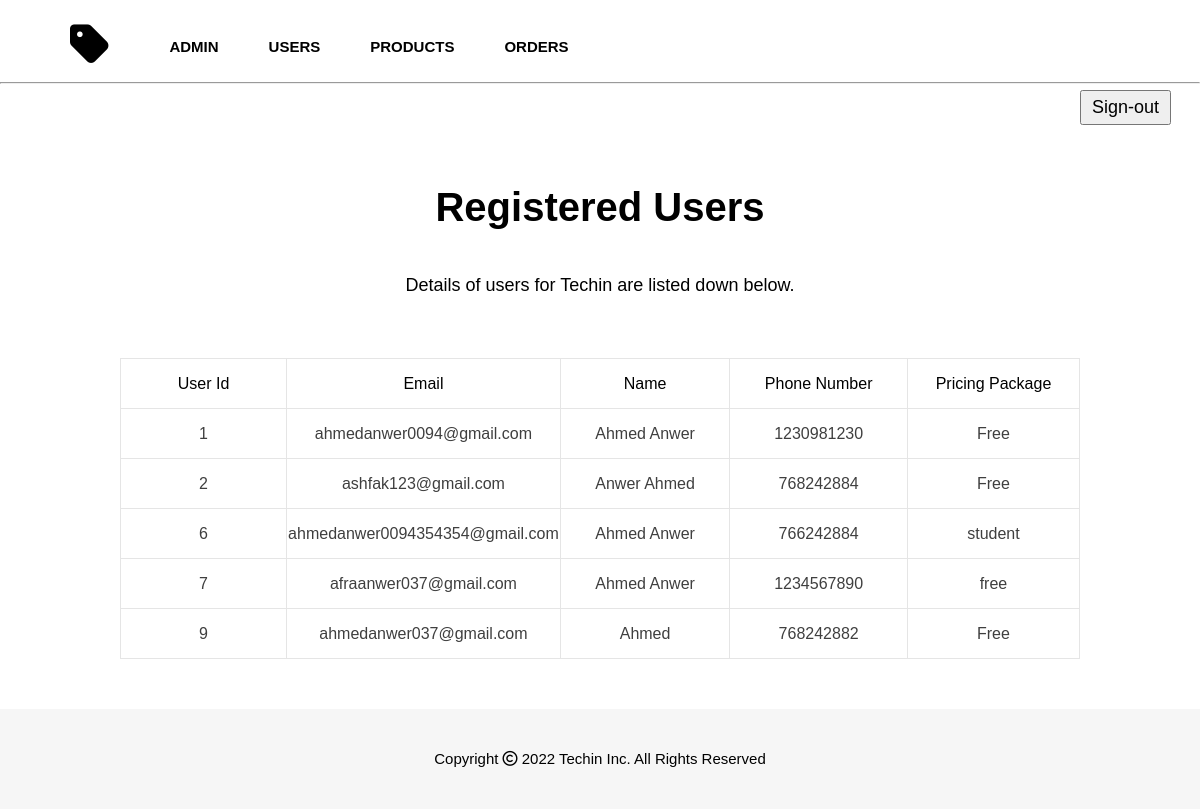
The app's page /Admin/users.php (signed in) with its own data.
### tables this page shows
CREATE TABLE `user` (
  `userID` int(11) NOT NULL,
  `email` text NOT NULL,
  `name` text NOT NULL,
  `password` text NOT NULL,
  `phone` int(10) NOT NULL,
  `pricing` text NOT NULL,
  `image` varchar(200) NOT NULL
);

### Admin/users.php (the view, shortened to what this page needs)
<?php  include("log.php");
?>
<!DOCTYPE html>
<html lang="en">
<head>
    <link rel="stylesheet" href="style.css" type="text/css">
    <link rel="stylesheet" href="https://cdnjs.cloudflare.com/ajax/libs/font-awesome/6.1.2/css/all.min.css" />
</head>
    <body >
        <div class="navbar">
            <div class="navbar-left">
                <a href="home.php" class="brand-logo">
                    <div>
                        <i class="fa-solid fa-tag"></i>
                    </div>
                </a>
                <a href="home.php" >
                    <div>Admin</div>
                </a>
                <a href="users.php" >
                    <div>Users</div>
                </a>
                <a href="product.php">
                    <div>Products</div>
                </a>
                <a href="order.php">
                    <div>Orders</div>
                </a>
            </div>
            <hr>
        </div>
        <div class="sign-out">
                <form action="signout.php" method="POST">
                    <button name="signOut" class="signO"> Sign-out</button>
                </form>
        </div>
        <div class="admin" >
            <div class="admin-top">
                <h1>Registered Users</h1> <br>
            </div>
            <div class="admin-des">
                Details of users for Techin are listed down below.
            </div>
            <table class="table" border="">
                <tr>
                    <td class="tabled1">User Id</td>
                    <td>Email</td>
                    <td>Name</td>
                    <td>Phone Number</td>
                    <td>Pricing Package</td>
                </tr>
                <?php
                    $result =mysqli_query($connect, "SELECT * FROM user");
                    while($row = mysqli_fetch_array($result)){ ?>
                        <tr class="lists">
                            <td class="tabled1"><?php echo $row['userID']?></td>
                            <td><?php echo $row['email']?></td>
                            <td> <?php echo $row['name']?></td>
                            <td> <?php echo $row['phone']?></td>
                            <td> <?php echo $row['pricing']?></td>
                        </tr>
                <?php  } ?>
            </table>
        </div>
        <div class="footer">
            <p class="copyright" style="line-height:20px;">
                Copyright <i class="fa-regular fa-copyright"></i> 2022 Techin Inc. All Rights Reserved
            </p>
        </div>
    </body>
</html>

### Admin/style.css (style rules this page uses)
* { margin: 0; box-sizing: border-box; }
body { background-color: #242424; padding: auto; width: 100%; height: 100%; background-color:rgb(255, 255, 255); }
a { color: #000000; text-decoration: none; }
.navbar { padding-top: 20px; width: 100%; font-family: "Clarkson",Helvetica,sans-serif; height: 80px; font-size: 14px; }
.brand-logo { padding-right: 10px ; color:black; font-size: 45px; text-decoration: none; }
.navbar-left { padding-left: 20px; font-size: 15px; display: flex; align-items: center ; text-transform: uppercase; align-items: left ; font-weight: 500; }
.navbar hr { margin-top: 10px; }
.navbar-left div { padding-left: 50px; font-weight: 700; }
.sign-out { padding-top: 10px; margin-left: 90%; }
.signO { padding: 5px 10px; font-size: 18px; }
.footer { font-size: 15px; padding-top: 40px; text-align: center; height: 100px; font-family: "Clarkson",Helvetica,sans-serif; background-color: rgb(246, 246, 246); }
.admin { padding-top: 10px; font-family: "Clarkson",Helvetica,sans-serif; text-align: center; }
.admin-top { padding-top: 50px; font-family: "Clarkson",Helvetica,sans-serif; font-size: 20px; font-weight: 500; }
.admin-des { margin-left: auto; margin-right: auto; padding-top: 10px; line-height: 45px; font-size:18px ; }
.table { margin: 50px 0; width: 80%; padding-top: 30px; border-color: #e5e5e5; border-collapse: collapse; font-family: "Clarkson",Helvetica,sans-serif; border-collapse: collapse; text-align: center; margin-left: auto; margin-right: auto; padding-bottom: 50px; }
.table .lists { color: #3f3f3f; }
.table tr { font-size: 16px; height: 50px; transition: .4s; }
.table td { width: 200px; }

### records on screen
user: userID "1", email "ahmedanwer0094@gmail.com", name "Ahmed Anwer", phone "1230981230", pricing "Free"
user: userID "2", email "ashfak123@gmail.com", name "Anwer Ahmed", phone "768242884", pricing "Free"
user: userID "6", email "ahmedanwer0094354354@gmail.com", name "Ahmed Anwer", phone "766242884", pricing "student"
user: userID "7", email "afraanwer037@gmail.com", name "Ahmed Anwer", phone "1234567890", pricing "free"
user: userID "9", email "ahmedanwer037@gmail.com", name "Ahmed", phone "768242882", pricing "Free"
